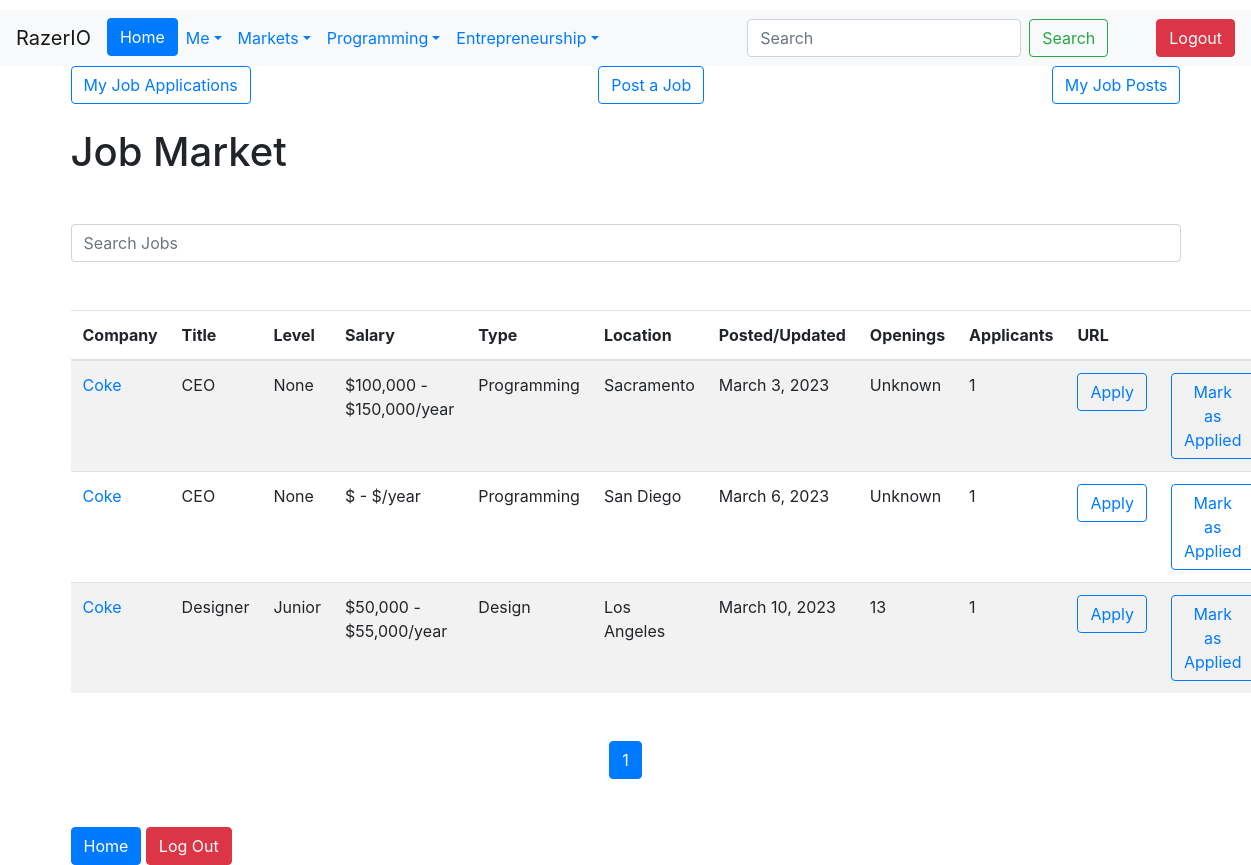
Screenshot of /market/jobs/ (signed in) with the database file from the repository.
### Jobs/models.py (models this page shows, shortened)
class JobListing(models.Model):
    Poster = models.ForeignKey(User, on_delete=models.CASCADE)
    Company = models.ForeignKey(Company, on_delete=models.CASCADE)
    Job_Title = models.CharField(max_length=50)
    Job_Description = models.TextField(max_length=5000, null=True, blank=True)
    Job_Requirements = models.TextField(max_length=5000, null=True, blank=True)
    salary_min = models.DecimalField(max_digits=10, decimal_places=2, null=True, blank=True)
    salary_max = models.DecimalField(max_digits=10, decimal_places=2, null=True, blank=True)
    Category = models.CharField(choices=Job_Categories, max_length=50)
    Job_Status = models.CharField(choices=Job_Status_Choices, max_length=10)
    Location = models.CharField(choices=Locations, max_length=50)
    Date_Posted = models.DateTimeField(auto_now_add=True)
    MinimumExperience = models.IntegerField(null=True, blank=True)
    ApplicationURL = models.URLField(default='https://www.mycompany.com/applyhere')
    NumberRecruiting = models.IntegerField(null=True, blank=True)
    Experience_Level = models.CharField(choices=EXPERIENCE_LEVEL_CHOICES,
                                        max_length=20, null=True, blank=True)

### Company/models.py (models this page shows)
class Company(models.Model):
    Name = models.CharField(max_length=256)
    About = models.TextField(max_length=10000, default='', blank=True, null=True)
    Employees = models.ManyToManyField('Users.CustomUser')
    Shareprice = models.IntegerField(default=0, blank=True, null=True)
    StockTicker = models.CharField(max_length=10, null=True, blank=True)
    LastEditedBy = models.ForeignKey('Users.CustomUser', null=True, blank=True, on_delete=models.SET_NULL,
                                     related_name='edited_companies')
    Website = models.URLField(blank=True)
    Is_University = models.BooleanField(default=False)
    def __str__(self):
        return self.Name

### Jobs/views.py (the view)
# urls.py: path('jobs/', jobs, name='jobs'),
def jobs(request):
    job_list = JobListing.objects.filter(Job_Status='Open').order_by('Date_Posted').annotate(total_applicants=Count('jobapplication'))
    paginator = Paginator(job_list, 10)  # Display 10 jobs per page
    page = request.GET.get('page')
    jobs = paginator.get_page(page)
    job_posts_by_me = JobListing.objects.filter(Poster=request.user).exists()
    job_applications_by_me = JobApplication.objects.filter(applicant=request.user).values_list('job_listing', flat=True)
    jobs_by_company = JobListing.objects.values('Company').annotate(
        company_jobs=F('id'),
        company_name=F('Company__Name')
    ).order_by('company_name')
    return render(request, 'jobs.html', {
        'jobs': jobs,
        'job_posts_by_me': job_posts_by_me,
        'jobs_by_company': jobs_by_company,
        'job_applications_by_me': job_applications_by_me
    })

### templates/Jobs.html (shortened to what this page needs)
{% extends "base.html" %}
{% load humanize %}
{% block content %}
<div class="container mt-auto">
<div class="d-flex justify-content-between">
<a href="{% url 'job_applications' %}" class="btn btn-outline-primary">My Job Applications</a>
  <a href="{% url 'createjoblisting' %}" class="btn btn-outline-primary">Post a Job</a>
  {% if job_posts_by_me %}
<a href="{% url 'myjobposts' %}" class="btn btn-outline-primary">My Job Posts</a>
{% endif %}
</div>
<h1 class="mt-4 mb-5">Job Market</h1>
    <input type="text" id="myInput" class="form-control" placeholder="Search Jobs">
<br><br>
    {% if jobs %}
        <table class="table table-striped" id="myTable">
            <thead>
                <tr>
                    <th>Company</th>
                    <th>Title</th>
                    <th>Level</th>
                    <th>Salary</th>
                    <th>Type</th>
                    <th>Location</th>
                    <th>Posted/Updated</th>
                    <th>Openings</th>
                    <th>Applicants</th>
                    <th>URL</th>
                    <th></th>
                </tr>
            </thead>
            <tbody>
                {% for job in jobs %}
                    <tr>
                        <td>
                            {% if job.Company %}
                                <a href="{% url 'company' id=job.Company.id %}" class="text-primary">{{ job.Company }}</a>
                            {% else %}
                                This job does not have a Company!
                            {% endif %}
                        </td>
                        <td>{{ job.Job_Title }}</td>
                        <td>{{ job.Experience_Level }}</td>
                        <td>${{ job.salary_min|floatformat:0|intcomma }} - ${{ job.salary_max|floatformat:0|intcomma }}/year</td>
                        <td>{{ job.Category }}</td>
                        <td>{{ job.Location }}</td>
                        <td>{{ job.Date_Posted|date:"F j, Y" }}</td>
                        {% if job.NumberRecruiting %}
                        <td>{{ job.NumberRecruiting }}</td>
                        {% else %}
                        <td>Unknown</td>
                        {% endif %}
                        <td>{{ job.total_applicants }}</td>
                        <td>
                            <a href="{{ job.ApplicationURL }}" class="btn btn-outline-primary">Apply</a>
                        </td>
                        {% if job.id in job_applications_by_me %}
                            <td>
                                <form method="POST" action="{% url 'job_applications' %}">
                                    {% csrf_token %}
                                    <button type="submit" class="btn btn-success">Applied</button>
                                </form>
                            </td>
                        {% else %}
                            <td>
                                <form method="POST" action="{% url 'apply_to_job' id=job.id %}">
                                    <button type="submit" class="btn btn-outline-primary">Mark as Applied</button>
                                </form>
                            </td>
                        {% endif %}
                    </tr>
                {% endfor %}
            </tbody>
        </table>
    {% else %}
        <p>No jobs found.</p>
    {% endif %}
    <nav aria-label="Job listings pagination">
        <ul class="pagination justify-content-center mt-5">
            {% for num in jobs.paginator.page_range %}
                {% if jobs.number == num %}
                    <li class="page-item active">
                        <a class="page-link" href="#">{{ num }}</a>
                    </li>
    {% endif %}
  {% endfor %}
</ul>
  </nav>
  <div class="mt-5">
    <a href="{% url 'home' %}" class="btn btn-primary">Home</a>
    <a href="{% url 'logout' %}" class="btn btn-danger">Log Out</a>
  </div>
</div>
{% endblock %}

### rows the page displays
JobListing: Company "Coke", Job_Title "CEO", Experience_Level "None", salary_min "100,000", salary_max "150,000", Category "Programming", Location "Sacramento", Date_Posted "March 3, 2023", shows "Unknown", total_applicants "1", shows "Mark as Applied"
JobListing: Company "Coke", Job_Title "CEO", Experience_Level "None", Category "Programming", Location "San Diego", Date_Posted "March 6, 2023", shows "Unknown", total_applicants "1", shows "Mark as Applied"
JobListing: Company "Coke", Job_Title "Designer", Experience_Level "Junior", salary_min "50,000", salary_max "55,000", Category "Design", Location "Los Angeles", Date_Posted "March 10, 2023", NumberRecruiting "13", total_applicants "1", shows "Mark as Applied"

### other values shown
{{ num }} "1"
